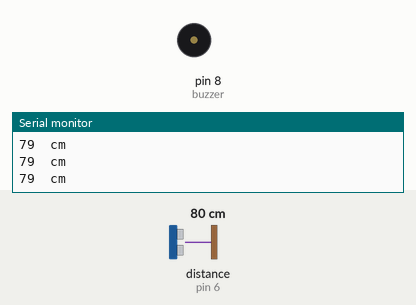
Simulated run of this sketch. Board: Arduino Uno, built with avr-gcc and run on an emulated ATmega328P. Shown: buzzer (waves = sounding), the last lines printed to the serial monitor. Wiring (inferred from the names in the program): ultrasonic range finder: trigger pin 7; echo pin 6. Inputs (shaded band) come from the test bench; at power-on: distance to the obstacle (sensor on pin 6) 80 cm. The echo pulse lasts 58.3 µs per cm.

Above: at 1.2 s.
1.3 s: distance to the obstacle (sensor on pin 6) set to 28 cm
2.8 s: distance to the obstacle (sensor on pin 6) set to 24 cm
At 5.7 s:
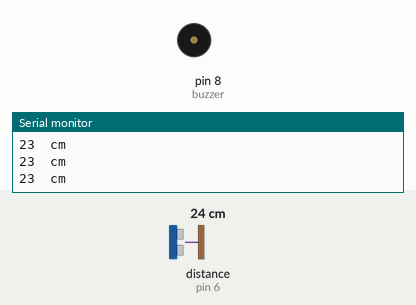
5.8 s: distance to the obstacle (sensor on pin 6) set to 35 cm
At 6.8 s:
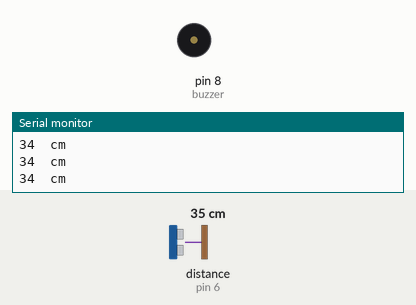
7.3 s: distance to the obstacle (sensor on pin 6) set to 18 cm
At 7.63 s:
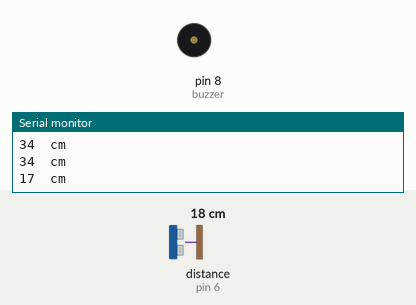
Timing chart, 0 to 11.3 s (numbered marks = the images above; inputs shaded):
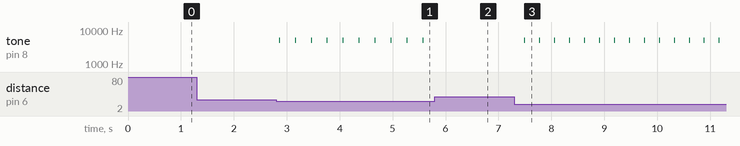

The sketch:

Buzzer.ino
```cpp
int trigPin = 7;
int echoPin = 6;
int buzzer = 8;
float new_delay;


void setup()
{
  Serial.begin (9600);
  pinMode(trigPin, OUTPUT);
  pinMode(echoPin, INPUT);
  pinMode(buzzer,OUTPUT);

}


void loop()
{
  long duration, distance;
  digitalWrite(trigPin, LOW);
  delayMicroseconds(2);
  digitalWrite(trigPin, HIGH);
  delayMicroseconds(10);
  digitalWrite(trigPin, LOW);
  duration = pulseIn(echoPin, HIGH);
  distance = (duration/2) / 29.1;
  new_delay= (distance *3) +30;
  Serial.print(distance);
  Serial.println("  cm");
  if (distance < 25)
  {
   tone(8, 5000, 10);
   delay(new_delay);
   digitalWrite(buzzer,LOW);

  }
  else
  {
    digitalWrite(buzzer,LOW);

  }

 delay(200);
}
```

Measured:
- the behaviour switches between 26 and 25 cm on distance to the obstacle (sensor on pin 6) (found by bisection; images 0 and 1)
- after the input at 2.8 s, tone on pin 8 (buzzer): alternates 5000 Hz for 0.01 s and silent for 0.29 s, starting after 0.06 s
- after the input at 5.8 s, tone on pin 8 (buzzer): stops changing and stays silent
- after the input at 7.3 s, tone on pin 8 (buzzer): alternates 5000 Hz for 0.01 s and silent for 0.27 s, starting after 0.19 s
